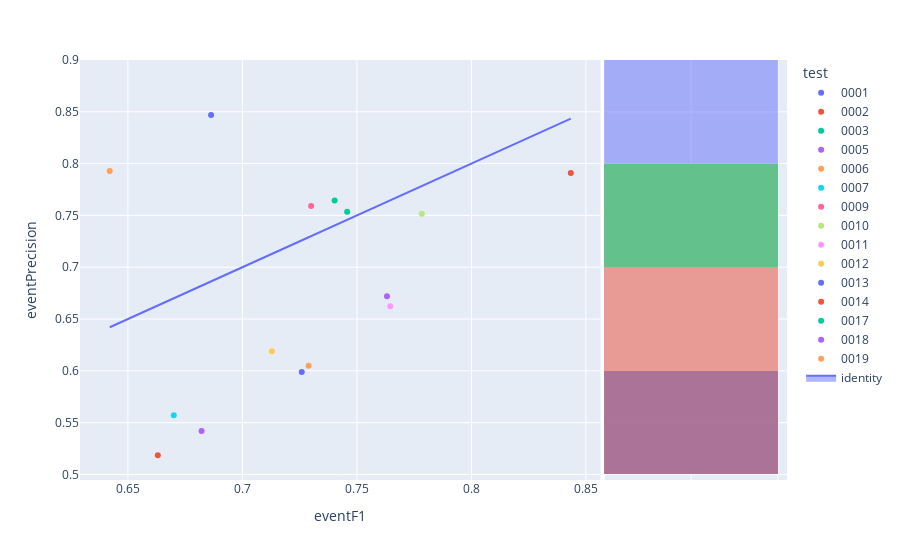

Notebook cell for this chart:
### Code cell
fig=px.scatter(experimentModels,x='eventF1',y='eventPrecision',color='test',hover_name='modelId', marginal_y="histogram")
fig.add_trace(
    go.Scatter(x=experimentModels['eventF1'], y=experimentModels['eventF1'], name="identity", mode='lines',fill="toself")
)
fig.show()

### Figure 1 — Plotly figure (JSON) as saved in the notebook; plotly's stock layout.template omitted (floating-point values rounded to 4 significant figures)
{"data": [{"hovertemplate": "<b>%{hovertext}</b><br><br>test=0001<br>eventF1=%{x}<br>eventPrecision=%{y}<extra></extra>", "hovertext": ["e1d4b905-b790-4fe9-8a43-59b76a36b9dd"], "legendgroup": "0001", "marker": {"color": "#636efa", "symbol": "circle"}, "mode": "markers", "name": "0001", "orientation": "v", "showlegend": true, "type": "scatter", "x": [0.6863], "xaxis": "x", "y": [0.847], "yaxis": "y"}, {"alignmentgroup": "True", "bingroup": "y", "hovertemplate": "test=0001<br>eventPrecision=%{y}<br>count=%{x}<extra></extra>", "legendgroup": "0001", "marker": {"color": "#636efa"}, "name": "0001", "offsetgroup": "0001", "opacity": 0.5, "showlegend": false, "type": "histogram", "xaxis": "x2", "y": [0.847], "yaxis": "y2"}, {"hovertemplate": "<b>%{hovertext}</b><br><br>test=0002<br>eventF1=%{x}<br>eventPrecision=%{y}<extra></extra>", "hovertext": ["c1f62253-8dcf-4cc8-8b95-bde893a5a09e"], "legendgroup": "0002", "marker": {"color": "#EF553B", "symbol": "circle"}, "mode": "markers", "name": "0002", "orientation": "v", "showlegend": true, "type": "scatter", "x": [0.8434], "xaxis": "x", "y": [0.791], "yaxis": "y"}, {"alignmentgroup": "True", "bingroup": "y", "hovertemplate": "test=0002<br>eventPrecision=%{y}<br>count=%{x}<extra></extra>", "legendgroup": "0002", "marker": {"color": "#EF553B"}, "name": "0002", "offsetgroup": "0002", "opacity": 0.5, "showlegend": false, "type": "histogram", "xaxis": "x2", "y": [0.791], "yaxis": "y2"}, {"hovertemplate": "<b>%{hovertext}</b><br><br>test=0003<br>eventF1=%{x}<br>eventPrecision=%{y}<extra></extra>", "hovertext": ["4f00824a-e500-4ad5-8aec-b8f5322c821a"], "legendgroup": "0003", "marker": {"color": "#00cc96", "symbol": "circle"}, "mode": "markers", "name": "0003", "orientation": "v", "showlegend": true, "type": "scatter", "x": [0.7403], "xaxis": "x", "y": [0.7643], "yaxis": "y"}, {"alignmentgroup": "True", "bingroup": "y", "hovertemplate": "test=0003<br>eventPrecision=%{y}<br>count=%{x}<extra></extra>", "legendgroup": "0003", "marker": {"color": "#00cc96"}, "name": "0003", "offsetgroup": "0003", "opacity": 0.5, "showlegend": false, "type": "histogram", "xaxis": "x2", "y": [0.7643], "yaxis": "y2"}, {"hovertemplate": "<b>%{hovertext}</b><br><br>test=0005<br>eventF1=%{x}<br>eventPrecision=%{y}<extra></extra>", "hovertext": ["b729b67d-261b-41e9-8555-a5749e35811e"], "legendgroup": "0005", "marker": {"color": "#ab63fa", "symbol": "circle"}, "mode": "markers", "name": "0005", "orientation": "v", "showlegend": true, "type": "scatter", "x": [0.6822], "xaxis": "x", "y": [0.542], "yaxis": "y"}, {"alignmentgroup": "True", "bingroup": "y", "hovertemplate": "test=0005<br>eventPrecision=%{y}<br>count=%{x}<extra></extra>", "legendgroup": "0005", "marker": {"color": "#ab63fa"}, "name": "0005", "offsetgroup": "0005", "opacity": 0.5, "showlegend": false, "type": "histogram", "xaxis": "x2", "y": [0.542], "yaxis": "y2"}, {"hovertemplate": "<b>%{hovertext}</b><br><br>test=0006<br>eventF1=%{x}<br>eventPrecision=%{y}<extra></extra>", "hovertext": ["d084f1f0-06ef-468e-b82e-16b5f96fdc69"], "legendgroup": "0006", "marker": {"color": "#FFA15A", "symbol": "circle"}, "mode": "markers", "name": "0006", "orientation": "v", "showlegend": true, "type": "scatter", "x": [0.6421], "xaxis": "x", "y": [0.7929], "yaxis": "y"}, {"alignmentgroup": "True", "bingroup": "y", "hovertemplate": "test=0006<br>eventPrecision=%{y}<br>count=%{x}<extra></extra>", "legendgroup": "0006", "marker": {"color": "#FFA15A"}, "name": "0006", "offsetgroup": "0006", "opacity": 0.5, "showlegend": false, "type": "histogram", "xaxis": "x2", "y": [0.7929], "yaxis": "y2"}, {"hovertemplate": "<b>%{hovertext}</b><br><br>test=0007<br>eventF1=%{x}<br>eventPrecision=%{y}<extra></extra>", "hovertext": ["e4a48e65-6ade-4c80-a360-abf73bd39eeb"], "legendgroup": "0007", "marker": {"color": "#19d3f3", "symbol": "circle"}, "mode": "markers", "name": "0007", "orientation": "v", "showlegend": true, "type": "scatter", "x": [0.67], "xaxis": "x", "y": [0.5571], "yaxis": "y"}, {"alignmentgroup": "True", "bingroup": "y", "hovertemplate": "test=0007<br>eventPrecision=%{y}<br>count=%{x}<extra></extra>", "legendgroup": "0007", "marker": {"color": "#19d3f3"}, "name": "0007", "offsetgroup": "0007", "opacity": 0.5, "showlegend": false, "type": "histogram", "xaxis": "x2", "y": [0.5571], "yaxis": "y2"}, {"hovertemplate": "<b>%{hovertext}</b><br><br>test=0009<br>eventF1=%{x}<br>eventPrecision=%{y}<extra></extra>", "hovertext": ["1eca4001-1d4f-4d59-b1de-1b02a0d6f95f"], "legendgroup": "0009", "marker": {"color": "#FF6692", "symbol": "circle"}, "mode": "markers", "name": "0009", "orientation": "v", "showlegend": true, "type": "scatter", "x": [0.73], "xaxis": "x", "y": [0.759], "yaxis": "y"}, {"alignmentgroup": "True", "bingroup": "y", "hovertemplate": "test=0009<br>eventPrecision=%{y}<br>count=%{x}<extra></extra>", "legendgroup": "0009", "marker": {"color": "#FF6692"}, "name": "0009", "offsetgroup": "0009", "opacity": 0.5, "showlegend": false, "type": "histogram", "xaxis": "x2", "y": [0.759], "yaxis": "y2"}, {"hovertemplate": "<b>%{hovertext}</b><br><br>test=0010<br>eventF1=%{x}<br>eventPrecision=%{y}<extra></extra>", "hovertext": ["c35d7164-a086-4277-899c-731c13b90a75"], "legendgroup": "0010", "marker": {"color": "#B6E880", "symbol": "circle"}, "mode": "markers", "name": "0010", "orientation": "v", "showlegend": true, "type": "scatter", "x": [0.7784], "xaxis": "x", "y": [0.7517], "yaxis": "y"}, {"alignmentgroup": "True", "bingroup": "y", "hovertemplate": "test=0010<br>eventPrecision=%{y}<br>count=%{x}<extra></extra>", "legendgroup": "0010", "marker": {"color": "#B6E880"}, "name": "0010", "offsetgroup": "0010", "opacity": 0.5, "showlegend": false, "type": "histogram", "xaxis": "x2", "y": [0.7517], "yaxis": "y2"}, {"hovertemplate": "<b>%{hovertext}</b><br><br>test=0011<br>eventF1=%{x}<br>eventPrecision=%{y}<extra></extra>", "hovertext": ["d610a0a1-aae2-46e6-b31e-a91cb6c987fe"], "legendgroup": "0011", "marker": {"color": "#FF97FF", "symbol": "circle"}, "mode": "markers", "name": "0011", "orientation": "v", "showlegend": true, "type": "scatter", "x": [0.7646], "xaxis": "x", "y": [0.6623], "yaxis": "y"}, {"alignmentgroup": "True", "bingroup": "y", "hovertemplate": "test=0011<br>eventPrecision=%{y}<br>count=%{x}<extra></extra>", "legendgroup": "0011", "marker": {"color": "#FF97FF"}, "name": "0011", "offsetgroup": "0011", "opacity": 0.5, "showlegend": false, "type": "histogram", "xaxis": "x2", "y": [0.6623], "yaxis": "y2"}, {"hovertemplate": "<b>%{hovertext}</b><br><br>test=0012<br>eventF1=%{x}<br>eventPrecision=%{y}<extra></extra>", "hovertext": ["58ce72d9-8af2-4491-8cb9-99536ad462a1"], "legendgroup": "0012", "marker": {"color": "#FECB52", "symbol": "circle"}, "mode": "markers", "name": "0012", "orientation": "v", "showlegend": true, "type": "scatter", "x": [0.7128], "xaxis": "x", "y": [0.6189], "yaxis": "y"}, {"alignmentgroup": "True", "bingroup": "y", "hovertemplate": "test=0012<br>eventPrecision=%{y}<br>count=%{x}<extra></extra>", "legendgroup": "0012", "marker": {"color": "#FECB52"}, "name": "0012", "offsetgroup": "0012", "opacity": 0.5, "showlegend": false, "type": "histogram", "xaxis": "x2", "y": [0.6189], "yaxis": "y2"}, {"hovertemplate": "<b>%{hovertext}</b><br><br>test=0013<br>eventF1=%{x}<br>eventPrecision=%{y}<extra></extra>", "hovertext": ["b0dc28a7-8906-48a2-9333-829d89d4da08"], "legendgroup": "0013", "marker": {"color": "#636efa", "symbol": "circle"}, "mode": "markers", "name": "0013", "orientation": "v", "showlegend": true, "type": "scatter", "x": [0.7259], "xaxis": "x", "y": [0.599], "yaxis": "y"}, {"alignmentgroup": "True", "bingroup": "y", "hovertemplate": "test=0013<br>eventPrecision=%{y}<br>count=%{x}<extra></extra>", "legendgroup": "0013", "marker": {"color": "#636efa"}, "name": "0013", "offsetgroup": "0013", "opacity": 0.5, "showlegend": false, "type": "histogram", "xaxis": "x2", "y": [0.599], "yaxis": "y2"}, {"hovertemplate": "<b>%{hovertext}</b><br><br>test=0014<br>eventF1=%{x}<br>eventPrecision=%{y}<extra></extra>", "hovertext": ["54cb709f-d446-42be-9fd1-06990c8afe3f"], "legendgroup": "0014", "marker": {"color": "#EF553B", "symbol": "circle"}, "mode": "markers", "name": "0014", "orientation": "v", "showlegend": true, "type": "scatter", "x": [0.6631], "xaxis": "x", "y": [0.5185], "yaxis": "y"}, {"alignmentgroup": "True", "bingroup": "y", "hovertemplate": "test=0014<br>eventPrecision=%{y}<br>count=%{x}<extra></extra>", "legendgroup": "0014", "marker": {"color": "#EF553B"}, "name": "0014", "offsetgroup": "0014", "opacity": 0.5, "showlegend": false, "type": "histogram", "xaxis": "x2", "y": [0.5185], "yaxis": "y2"}, {"hovertemplate": "<b>%{hovertext}</b><br><br>test=0017<br>eventF1=%{x}<br>eventPrecision=%{y}<extra></extra>", "hovertext": ["16ad2dbe-89ae-49a8-bb50-2fe8808350e1"], "legendgroup": "0017", "marker": {"color": "#00cc96", "symbol": "circle"}, "mode": "markers", "name": "0017", "orientation": "v", "showlegend": true, "type": "scatter", "x": [0.7457], "xaxis": "x", "y": [0.7537], "yaxis": "y"}, {"alignmentgroup": "True", "bingroup": "y", "hovertemplate": "test=0017<br>eventPrecision=%{y}<br>count=%{x}<extra></extra>", "legendgroup": "0017", "marker": {"color": "#00cc96"}, "name": "0017", "offsetgroup": "0017", "opacity": 0.5, "showlegend": false, "type": "histogram", "xaxis": "x2", "y": [0.7537], "yaxis": "y2"}, {"hovertemplate": "<b>%{hovertext}</b><br><br>test=0018<br>eventF1=%{x}<br>eventPrecision=%{y}<extra></extra>", "hovertext": ["b98204bb-7019-427e-a9f2-a672dfd87243"], "legendgroup": "0018", "marker": {"color": "#ab63fa", "symbol": "circle"}, "mode": "markers", "name": "0018", "orientation": "v", "showlegend": true, "type": "scatter", "x": [0.7631], "xaxis": "x", "y": [0.6719], "yaxis": "y"}, {"alignmentgroup": "True", "bingroup": "y", "hovertemplate": "test=0018<br>eventPrecision=%{y}<br>count=%{x}<extra></extra>", "legendgroup": "0018", "marker": {"color": "#ab63fa"}, "name": "0018", "offsetgroup": "0018", "opacity": 0.5, "showlegend": false, "type": "histogram", "xaxis": "x2", "y": [0.6719], "yaxis": "y2"}, {"hovertemplate": "<b>%{hovertext}</b><br><br>test=0019<br>eventF1=%{x}<br>eventPrecision=%{y}<extra></extra>", "hovertext": ["48b09ab7-ec21-48fa-ae25-c197b95a7389"], "legendgroup": "0019", "marker": {"color": "#FFA15A", "symbol": "circle"}, "mode": "markers", "name": "0019", "orientation": "v", "showlegend": true, "type": "scatter", "x": [0.7289], "xaxis": "x", "y": [0.6048], "yaxis": "y"}, {"alignmentgroup": "True", "bingroup": "y", "hovertemplate": "test=0019<br>eventPrecision=%{y}<br>count=%{x}<extra></extra>", "legendgroup": "0019", "marker": {"color": "#FFA15A"}, "name": "0019", "offsetgroup": "0019", "opacity": 0.5, "showlegend": false, "type": "histogram", "xaxis": "x2", "y": [0.6048], "yaxis": "y2"}, {"fill": "toself", "mode": "lines", "name": "identity", "type": "scatter", "x": [0.6863, 0.8434, 0.7403, 0.6822, 0.6421, 0.67, 0.73, 0.7784, 0.7646, 0.7128, 0.7259, 0.6631, 0.7457, 0.7631, 0.7289], "y": [0.6863, 0.8434, 0.7403, 0.6822, 0.6421, 0.67, 0.73, 0.7784, 0.7646, 0.7128, 0.7259, 0.6631, 0.7457, 0.7631, 0.7289]}], "layout": {"barmode": "overlay", "legend": {"title": {"text": "test"}, "tracegroupgap": 0}, "margin": {"t": 60}, "xaxis": {"anchor": "y", "domain": [0, 0.7363], "title": {"text": "eventF1"}}, "xaxis2": {"anchor": "y2", "domain": [0.7413, 1], "matches": "x2", "showgrid": true, "showline": false, "showticklabels": false, "ticks": ""}, "yaxis": {"anchor": "x", "domain": [0, 1], "title": {"text": "eventPrecision"}}, "yaxis2": {"anchor": "x2", "domain": [0, 1], "matches": "y", "showgrid": true, "showticklabels": false}}}
